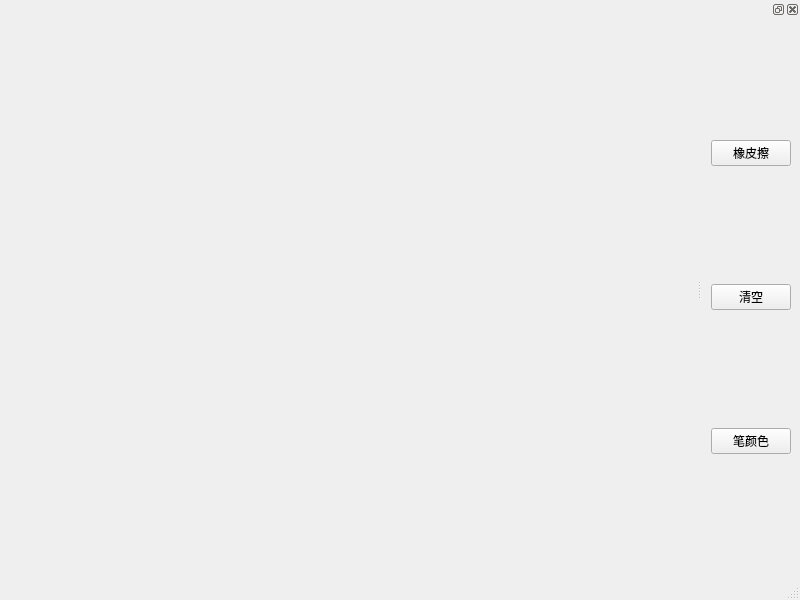
<?xml version="1.0" encoding="UTF-8"?>
<ui version="4.0">
 <class>MainWindow</class>
 <widget class="QMainWindow" name="MainWindow">
  <property name="geometry">
   <rect>
    <x>0</x>
    <y>0</y>
    <width>800</width>
    <height>600</height>
   </rect>
  </property>
  <property name="windowTitle">
   <string>MainWindow</string>
  </property>
  <widget class="QWidget" name="centralwidget"/>
  <widget class="QMenuBar" name="menubar">
   <property name="geometry">
    <rect>
     <x>0</x>
     <y>0</y>
     <width>800</width>
     <height>22</height>
    </rect>
   </property>
  </widget>
  <widget class="QStatusBar" name="statusbar"/>
  <widget class="QDockWidget" name="dockWidget">
   <attribute name="dockWidgetArea">
    <number>2</number>
   </attribute>
   <widget class="QWidget" name="dockWidgetContents">
    <layout class="QVBoxLayout" name="verticalLayout">
     <item>
      <widget class="QPushButton" name="pbErase">
       <property name="text">
        <string>橡皮擦</string>
       </property>
      </widget>
     </item>
     <item>
      <widget class="QPushButton" name="pbClear">
       <property name="text">
        <string>清空</string>
       </property>
      </widget>
     </item>
     <item>
      <widget class="QPushButton" name="pbPenColor">
       <property name="text">
        <string>笔颜色</string>
       </property>
      </widget>
     </item>
    </layout>
   </widget>
  </widget>
 </widget>
 <resources/>
 <connections/>
</ui>
